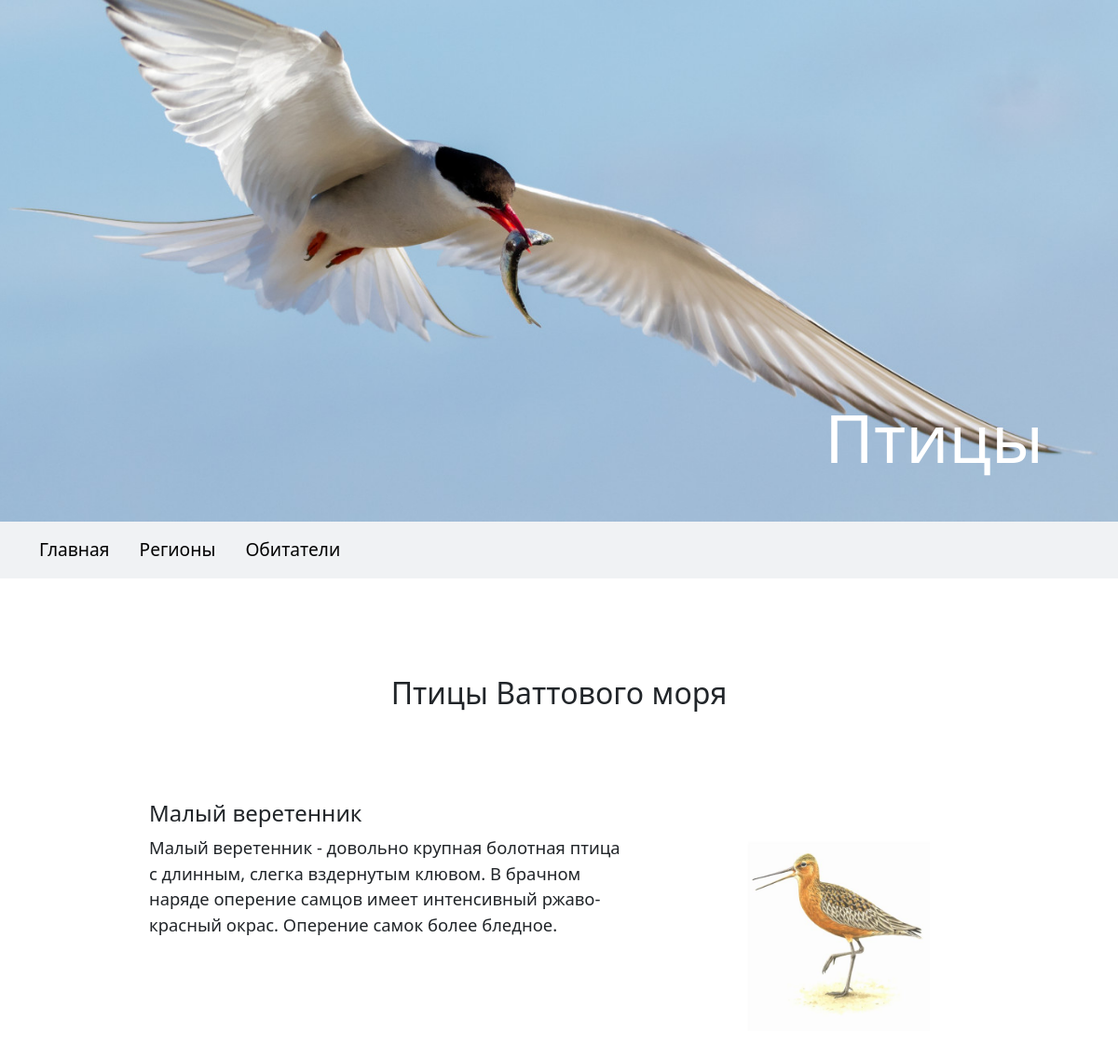
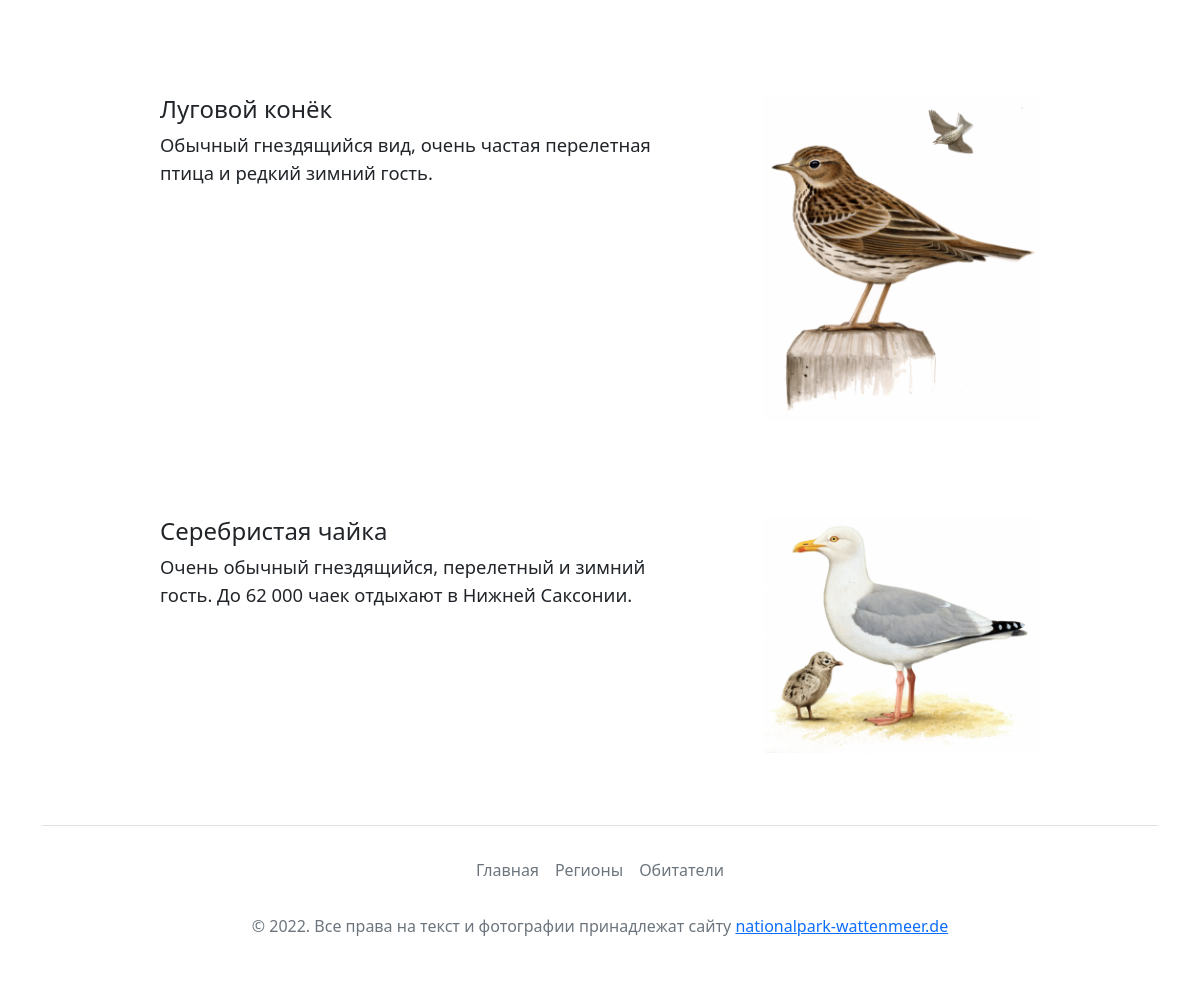
The app's page /species/birds with its own data (2 pictures, top to bottom).
### waddensea/models.py (models this page shows, shortened)
class Category(models.Model):
    name = models.CharField(
        max_length=100,
        verbose_name='Название'
    )
    image = models.ImageField(
        upload_to=entity_image_path
    )
    slug = models.SlugField(
        max_length=255,
        unique=True,
        db_index=True,
        verbose_name='URL'
    )

class Species(models.Model):
    name = models.CharField(
        max_length=150,
        verbose_name='Название'
    )
    latin_name = models.CharField(
        max_length=150,
        verbose_name='Латинское название'
    )
    short_desc = models.TextField(
        'Краткое описание'
    )
    desc = models.TextField(
        'Полное описание'
    )
    category = models.ForeignKey(
        Category,
        on_delete=models.CASCADE,
        verbose_name='Категория'
    )
    region = models.ManyToManyField(
        Region,
        blank=True,
        verbose_name='Регион'
    )
    image = models.ImageField(
        upload_to=base_image_path
    )
    slug = models.SlugField(
        max_length=255,
        unique=True,
        db_index=True,
        verbose_name='URL'
    )
    publication_date = models.DateField(
        default=date.today,
        verbose_name='Дата'
    )
    def get_absolute_url(self):
        return reverse('specie', kwargs = {'category_slug': self.category.slug, 'specie_slug': self.slug})

### waddensea/views.py (the view)
# urls.py: path('species/<slug:slug>', views.category_species, name='category'),
def category_species(request, slug):
    cat = get_object_or_404(Category, slug=slug)
    species_cat = cat.species_set.all()
    return render(request, 'waddensea/category.html', {'species_cat': species_cat, 'cat': cat})

### waddensea/templates/waddensea/category.html (shortened to what this page needs)
{% extends "waddensea/base.html" %}
{% block header %}
    <header class="ws-header {{ cat.slug }}-bg d-flex justify-content-end align-items-end">
      <div class="header-title text-white">
        <h1 class="display-2">{{ cat.name }}</h1>
      </div>
    </header>
{% endblock %}
{% block content %}
    <main class="container cards-container">
      <h2 class="mb-5 text-center">{{ cat.name }} Ваттового моря</h2>
      <div class="catalogue-cards m-auto">
        {% for sp in species_cat %}
        <div class="card border-0 mx-md-5">
          <a href="{{ sp.get_absolute_url }}">
            <div class="row p-md-5 p-4">
              <div class="col-md-8">
                <div class="card-body">
                  <h4 class="card-title">{{ sp.name }}</h4>
                  <p class="card-text d-md-block d-none">{{ sp.short_desc }}</p>
                </div>
              </div>
              <div class="col-md-4">
                <img src="{{ sp.image.url }}" class="img-fluid rounded" alt="{{ sp.name }}">
              </div>
            </div>
          </a>
        </div>
        {% endfor %}
      </div>
    </main>
{% endblock %}

### waddensea/static/css/base.css (style rules this page uses)
.ws-header { background-repeat: no-repeat; background-position: 80% 80%; background-size: cover; height: 50vh; }
@media (min-width: 768px) { .ws-header { background-position: 50% 80%; height: 70vh; } }
.ws-header.birds-bg { background-image: url(../images/birds_header.jpg); }
.header-title { padding: 0 5rem 2.5rem 3rem; }
main p, main ol li, main ul li { font-size: 1.2rem; }
.cards-container .card-body { padding: 0 4.5rem 0 0; }
.cards-container .card-text { font-size: 1.15rem; }
.cards-container a { color: inherit; text-decoration: none; }
.catalogue-cards { max-width: 1072px; }

### records on screen
Category: name "Птицы"
Species: name "Малый веретенник", short_desc "Малый веретенник - довольно крупная болотная птица с длинным, слегка вздернутым клювом. В брачном наряде оперение самцов имеет интенсивный ржаво-красный окрас. Оперение самок более бледное.", image (picture)
Species: name "Луговой конёк", short_desc "Обычный гнездящийся вид, очень частая перелетная птица и редкий зимний гость.", image (picture)
Species: name "Серебристая чайка", short_desc "Очень обычный гнездящийся, перелетный и зимний гость. До 62 000 чаек отдыхают в Нижней Саксонии.", image (picture)
